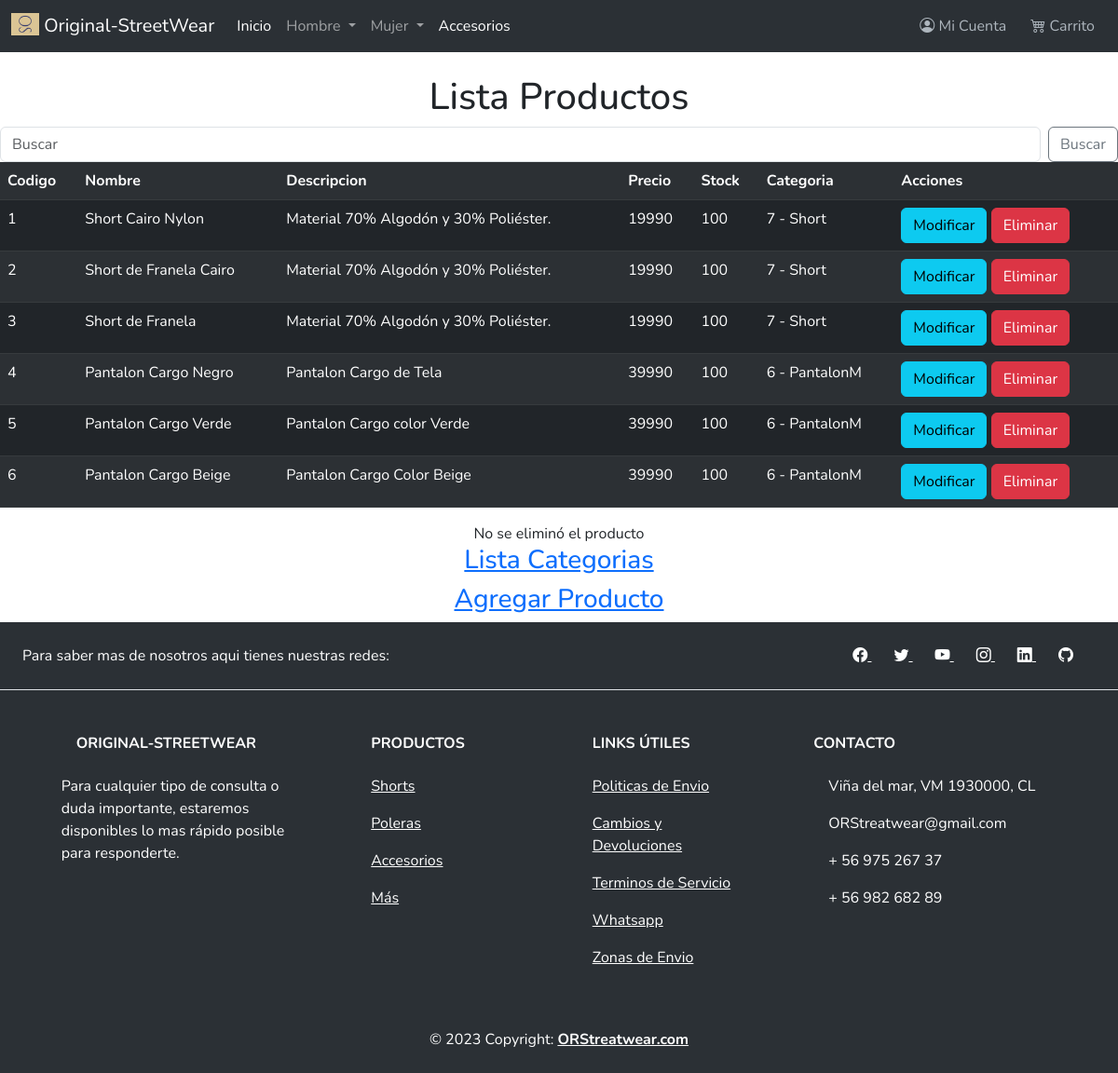
Page /eliminar-producto/7/ (signed in) on the committed database.
### venta/models.py (models this page shows, shortened)
class Producto(models.Model):
    codigo_producto  = models.CharField(db_column='codigoProducto', primary_key=True, max_length=25)
    nombre           = models.CharField(max_length=25)
    descripcion      = models.CharField(max_length=300)
    precio           = models.IntegerField()
    cantidad_stock   = models.CharField(max_length=25)
    codigo_categoria = models.ForeignKey('Categoria', on_delete=models.CASCADE, db_column='codigoCategoria')
    imagen           = models.ImageField(null=True, blank=True)

class Categoria(models.Model):
    codigo_categoria = models.IntegerField(db_column='codigoCategoria', primary_key=True)
    categoria        = models.CharField(max_length=10)
    def __str__(self):
        return str(self.codigo_categoria) + " - " + str(self.categoria)

### venta/views.py (the view)
# urls.py: path('eliminar-producto/<int:codigo_producto>/', views.eliminar_producto, name='eliminar_producto'),
@login_required
def eliminar_producto(request, codigo_producto):
    try:
        producto = Producto.objects.get(codigo_producto=codigo_producto)
        producto.delete() #delete en la BD
        mensaje = "Se eliminó el producto"
        lista_productos = Producto.objects.all()
        context={"productos":lista_productos, "mensaje":mensaje}
        return render(request,'venta/Administrador.html',context)
    except:
        mensaje = "No se eliminó el producto"
        lista_productos = Producto.objects.all()
        context={"productos":lista_productos, "mensaje":mensaje}
        return render(request,'venta/Administrador.html',context)

### venta/context_processor.py (called while the page is built)
def total_carrito(request):
    total = 0
    if request.user.is_authenticated:
        if "carrito" in request.session.keys():
            for key, value in request.session["carrito"].items():
                total += int(value["acumulado"])
    return {"total_carrito": total}

### venta/templates/venta/Administrador.html (shortened to what this page needs)
{% load static %}
<!DOCTYPE html>
<html lang="es">
<head>
    <link rel="stylesheet" href="https://cdn.jsdelivr.net/npm/bootstrap@5.3.0-alpha2/dist/css/bootstrap.min.css" />
    <link rel="stylesheet" type="text/css" href="{% static 'css/style.css' %}">
    <link rel="stylesheet" href="https://cdn.jsdelivr.net/npm/bootstrap-icons@1.5.0/font/bootstrap-icons.css">
</head>
<body>
    <header id="header1">
        <nav class="navbar navbar-expand-lg bg-body-tertiary" data-bs-theme="dark">
            <div class="container-fluid">
                <a class="navbar-brand" href="{% url 'index' %}">
                    <img src="{% static 'img/LogoOficial2.png' %}" alt="Logo" width="30" height="24"
                        class="d-inline-block align-text-top" />
                    Original-StreetWear
                </a>
                <div class="collapse navbar-collapse" id="navbarSupportedContent">
                    <ul class="navbar-nav me-auto mb-2 mb-lg-0">
                        <li class="nav-item">
                            <a class="nav-link active" aria-current="page" href="{% url 'index' %}">Inicio</a>
                        </li>
                        <li class="nav-item dropdown">
                            <a class="nav-link dropdown-toggle" href="#" role="button" data-bs-toggle="dropdown"
                                aria-expanded="false">
                                Hombre
                            </a>
                        </li>
                        <li class="nav-item dropdown">
                            <a class="nav-link dropdown-toggle" href="{% url 'sec' %}" role="button"
                                data-bs-toggle="dropdown" aria-expanded="false">
                                Mujer
                            </a>
                        </li>
                        <li class="nav-item">
                            <a class="nav-link active" aria-current="page" href="{% url 'sec' %}">Accesorios</a>
                        </li>
                    </ul>
                    <a href="{% url 'login' %}" class="btn"><i class="bi bi-person-circle"></i> Mi Cuenta</a>
                    <a href="{% url 'carrito' %}" class="btn"><i class="bi bi-cart4"></i> Carrito</a>
                </div>
            </div>
        </nav>
    </header>
    <center>
        <br>
        <h1>Lista Productos</h1>
        <center>
            <form class="d-flex" role="search" method="get">
                <input class="form-control me-2" type="search" placeholder="Buscar" name="buscar">
                <button class="btn btn-outline-secondary buttonBus" type="submit">Buscar</button>
            </form>
        </center>
        <table action="{% url 'Administrador' %}" method="GET" class="table table-dark table-striped">
            {% if productos %}
            <th>Codigo</th>
            <th>Nombre</th>
            <th>Descripcion</th>
            <th>Precio</th>
            <th>Stock</th>
            <th>Categoria</th>
            <th>Acciones</th>
            {% for producto in productos %}
            <tr>
                <td>{{ producto.codigo_producto }}</td>
                <td>{{ producto.nombre }}</td>
                <td>{{ producto.descripcion }}</td>
                <td>{{ producto.precio }}</td>
                <td>{{ producto.cantidad_stock }}</td>
                <td>{{ producto.codigo_categoria }}</td>
                <td>
                    <a href="{% url 'modificar_producto' producto.codigo_producto %}" class="btn btn-info btn-sn">Modificar</a>
                    <a href="{% url 'eliminar_producto' producto.codigo_producto %}" class="btn btn-danger btn-sn">Eliminar</a>
                </td>
            </tr>
            {% endfor %}
            {% endif %}
        </table>
        <div id="idMensajes">
            {% if mensaje %}
            {{mensaje}}
            {% endif %}
        </div>
    </center>
    <center>
        <h3>
            <a href="{% url 'AdministradorCategorias' %}">Lista Categorias</a>
        </h3>
        <h3>
            <a href="{% url 'AgregarProducto' %}">Agregar Producto</a>
        </h3>
    </center>
    <footer id="footerprincipal">
        <div class="d-flex justify-content-center justify-content-lg-between p-4 border-bottom">
            <div class="me-5 d-none d-lg-block">
                <span>Para saber mas de nosotros aqui tienes nuestras redes:</span>
            </div>
            <div>
                <a href="https://es-la.facebook.com/" class="me-4 text-reset">
                    <i class="bi bi-facebook"></i>
                </a>
                <a href="https://twitter.com/home" class="me-4 text-reset">
                    <i class="bi bi-twitter"></i>
                </a>
                <a href="https://www.youtube.com/" class="me-4 text-reset">
                    <i class="bi bi-youtube"></i>
                </a>
                <a href="https://www.instagram.com/" class="me-4 text-reset">
                    <i class="bi bi-instagram"></i>
                </a>
                <a href="https://cl.linkedin.com/" class="me-4 text-reset">
                    <i class="bi bi-linkedin"></i>
                </a>
                <a href="https://github.com/" class="me-4 text-reset">
                    <i class="bi bi-github"></i>
                </a>
            </div>
        </div>
        <section class="">
            <div class="container text-center text-md-start mt-5">
                <div class="row mt-3">
                    <div class="col-md-3 col-lg-4 col-xl-3 mx-auto mb-4">
                        <h6 class="text-uppercase fw-bold mb-4">
                            Original-StreetWear
                        </h6>
                        <p>
                            Para cualquier tipo de consulta o duda importante, estaremos
                            disponibles lo mas rápido posible para responderte.
                        </p>
                    </div>
                    <div class="col-md-2 col-lg-2 col-xl-2 mx-auto mb-4">
                        <h6 class="text-uppercase fw-bold mb-4">Productos</h6>
                        <p>
                            <a href="{% url 'shortsH' %}" class="text-reset">Shorts</a>
                        </p>
                        <p>
                            <a href="{% url 'sec' %}" class="text-reset">Poleras</a>
                        </p>
                        <p>
                            <a href="{% url 'sec' %}" class="text-reset">Accesorios</a>
                        </p>
                        <p>
                            <a href="{% url 'sec' %}" class="text-reset">Más</a>
                        </p>
                    </div>
                    <div class="col-md-3 col-lg-2 col-xl-2 mx-auto mb-4">
                        <h6 class="text-uppercase fw-bold mb-4">Links útiles</h6>
                        <p>
                            <a href="{% url 'sec' %}" class="text-reset">Politicas de Envio</a>
                        </p>
                        <p>
                            <a href="{% url 'sec' %}" class="text-reset">Cambios y Devoluciones</a>
                        </p>
                        <p>
                            <a href="{% url 'sec' %}" class="text-reset">Terminos de Servicio</a>
                        </p>
                        <p>
                            <a href="https://api.whatsapp.com/send?phone=931045972&text=Hola,tengounproblemamepuedesayudar?"
                                class="text-reset">Whatsapp</a>
                        </p>
                        <p>
                            <a href="{% url 'sec' %}" class="text-reset">Zonas de Envio</a>
                        </p>
                    </div>
                    <div class="col-md-4 col-lg-3 col-xl-3 mx-auto mb-md-0 mb-4">
                        <h6 class="text-uppercase fw-bold mb-4">Contacto</h6>
                        <p>
                             Viña del mar, VM 1930000, CL
                        </p>
                        <p>
                            ORStreatwear@gmail.com
                        </p>
                        <p> + 56 975 267 37</p>
                        <p> + 56 982 682 89</p>
                    </div>
                </div>
            </div>
        </section>
        <div class="text-center p-4">
            © 2023 Copyright:
            <a class="text-reset fw-bold" href="{% url 'index' %}">ORStreatwear.com</a>
        </div>
    </footer>
</body>
</html>

### venta/static/css/style.css (style rules this page uses)
* { font-family: 'Nunito', sans-serif; }
body { min-height: 100vh; display: flex; flex-direction: column; }
footer { margin-top: auto; }
#footerprincipal { color: white; background-color: rgb(43, 48, 53); }

### rows in the picture
Producto: codigo_producto "1", nombre "Short Cairo Nylon", descripcion "Material 70% Algodón y 30% Poliéster.", precio "19990", cantidad_stock "100", codigo_categoria "7 - Short"
Producto: codigo_producto "2", nombre "Short de Franela Cairo", descripcion "Material 70% Algodón y 30% Poliéster.", precio "19990", cantidad_stock "100", codigo_categoria "7 - Short"
Producto: codigo_producto "3", nombre "Short de Franela", descripcion "Material 70% Algodón y 30% Poliéster.", precio "19990", cantidad_stock "100", codigo_categoria "7 - Short"
Producto: codigo_producto "4", nombre "Pantalon Cargo Negro", descripcion "Pantalon Cargo de Tela", precio "39990", cantidad_stock "100", codigo_categoria "6 - PantalonM"
Producto: codigo_producto "5", nombre "Pantalon Cargo Verde", descripcion "Pantalon Cargo color Verde", precio "39990", cantidad_stock "100", codigo_categoria "6 - PantalonM"
Producto: codigo_producto "6", nombre "Pantalon Cargo Beige", descripcion "Pantalon Cargo Color Beige", precio "39990", cantidad_stock "100", codigo_categoria "6 - PantalonM"

### other values in the picture
{{ mensaje }} "No se eliminó el producto"
